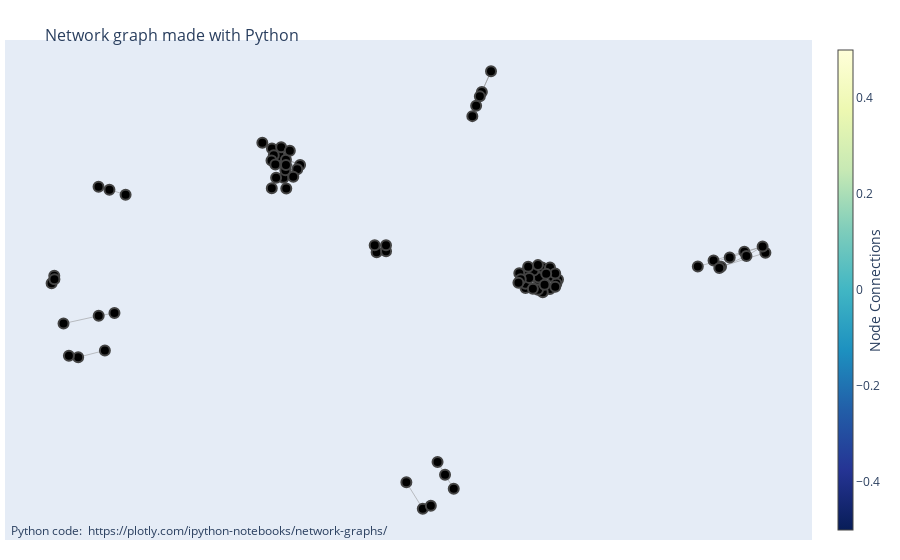

Source (notebook cell):
### Markdown cell above
## Доп. файл, чтобы не поломать проект

### Code cell
from PyARMViz import datasets
from PyARMViz import PyARMViz

rules = datasets.load_shopping_rules()
PyARMViz.adjacency_graph_plotly(rules)

### Figure 1 — Plotly figure (JSON) as saved in the notebook; plotly's stock layout.template omitted (floating-point values rounded to 4 significant figures; data arrays with more than 128 entries replaced by an {"elided": "..."} marker saying what was removed)
{"data": [{"hoverinfo": "none", "line": {"color": "#888", "width": 0.5}, "mode": "lines", "type": "scatter", "x": {"elided": "360 float values"}, "y": {"elided": "360 float values"}}, {"hoverinfo": "text", "marker": {"color": [], "colorbar": {"thickness": 15, "title": {"side": "right", "text": "Node Connections"}, "xanchor": "left"}, "colorscale": [[0, "rgb(255,255,217)"], [0.125, "rgb(237,248,177)"], [0.25, "rgb(199,233,180)"], [0.375, "rgb(127,205,187)"], [0.5, "rgb(65,182,196)"], [0.625, "rgb(29,145,192)"], [0.75, "rgb(34,94,168)"], [0.875, "rgb(37,52,148)"], [1, "rgb(8,29,88)"]], "line": {"width": 2}, "reversescale": true, "showscale": true, "size": 10}, "mode": "markers", "text": ["0", "ALARM CLOCK BAKELIKE GREEN", "ALARM CLOCK BAKELIKE RED ", "1", "ALARM CLOCK BAKELIKE PINK", "2", "BAKING SET SPACEBOY DESIGN", "BAKING SET 9 PIECE RETROSPOT ", "3", "DOLLY GIRL LUNCH BOX", "SPACEBOY LUNCH BOX ", "4", "GARDENERS KNEELING PAD CUP OF TEA ", "GARDENERS KNEELING PAD KEEP CALM ", "5", "PINK REGENCY TEACUP AND SAUCER", "GREEN REGENCY TEACUP AND SAUCER", "6", "7", "REGENCY CAKESTAND 3 TIER", "8", "ROSES REGENCY TEACUP AND SAUCER ", "9", "10", "JUMBO  BAG BAROQUE BLACK WHITE", "JUMBO BAG RED RETROSPOT", "11", "JUMBO BAG APPLES", "12", "JUMBO BAG PINK POLKADOT", "13", "JUMBO BAG STRAWBERRY", "14", "LUNCH BAG DOLLY GIRL DESIGN", "LUNCH BAG SPACEBOY DESIGN ", "15", "LUNCH BAG WOODLAND", "16", "17", "18", "RED HANGING HEART T-LIGHT HOLDER", "WHITE HANGING HEART T-LIGHT HOLDER", "19", "20", "SET OF TEA COFFEE SUGAR TINS PANTRY", "SET OF 3 CAKE TINS PANTRY DESIGN ", "21", "WOODEN FRAME ANTIQUE WHITE ", "WOODEN PICTURE FRAME WHITE FINISH", "22", "WOODEN STAR CHRISTMAS SCANDINAVIAN", "WOODEN HEART CHRISTMAS SCANDINAVIAN", "23", "24", "25", "26", "27", "28", "29", "30", "31", "32", "33", "34", "35", "LUNCH BAG PINK POLKADOT", "LUNCH BAG RED RETROSPOT", "LUNCH BAG  BLACK SKULL.", "36", "37", "38", "LUNCH BAG CARS BLUE", "39", "40", "41", "42", "43", "44", "45", "46", "47"], "type": "scatter", "x": [0.1611, 0.1375, 0.1838, 0.1561, 0.1469, -0.7873, -0.7482, -0.8743, 0.06997, 0.05144, 0.0915, 0.01486, -0.02575, 0.03481, 0.3295, 0.2985, 0.3053, 0.2691, 0.3119, 0.3015, 0.2708, 0.3019, 0.2692, 0.8629, 0.7531, 0.856, 0.7745, 0.6956, 0.8108, 0.7346, 0.816, 0.7488, -0.3298, -0.323, -0.3252, -0.3482, -0.3589, 0.2893, 0.2538, -0.838, -0.7719, -0.861, 0.3496, -0.9038, -0.8972, -0.8968, -0.7607, -0.7207, -0.7876, -0.09932, -0.07599, -0.1042, -0.07612, 0.3001, 0.3365, 0.3455, 0.3163, 0.2874, 0.3103, 0.2999, 0.2783, 0.3427, 0.2573, 0.3297, -0.3822, -0.3394, -0.3238, -0.3585, -0.3356, -0.3539, -0.2888, -0.3237, -0.3142, -0.3595, -0.2958, -0.3501, -0.3057, 0.2516, 0.3427, 0.2757, 0.3203], "y": [0.6414, 0.5461, 0.7228, 0.6238, 0.5873, -0.2402, -0.2294, -0.2708, -0.8661, -0.8156, -0.9215, -1, -0.8961, -0.9882, -0.1346, -0.09139, -0.09329, -0.1308, -0.1474, -0.09791, -0.06741, -0.08958, -0.1141, 0.007916, -0.04695, 0.03275, -0.01087, -0.04628, 0.01188, -0.022, -0.004447, -0.0523, 0.3038, 0.2607, 0.3327, 0.3031, 0.2623, -0.0618, -0.07235, -0.4034, -0.3767, -0.398, -0.09714, -0.1122, -0.08229, -0.09593, 0.2564, 0.2368, 0.2684, 0.009979, 0.01429, 0.03789, 0.03785, -0.1379, -0.08756, -0.1129, -0.1182, -0.134, -0.05016, -0.04063, -0.0909, -0.1254, -0.09667, -0.05041, 0.4409, 0.3895, 0.3743, 0.4187, 0.4234, 0.3925, 0.354, 0.3537, 0.4101, 0.3716, 0.3366, 0.356, 0.3075, -0.11, -0.07338, -0.04742, -0.07417]}], "layout": {"annotations": [{"showarrow": false, "text": "Python code: <a href='https://plotly.com/ipython-notebooks/network-graphs/'> https://plotly.com/ipython-notebooks/network-graphs/</a>", "x": 0.005, "xref": "paper", "y": -0.002, "yref": "paper"}], "hovermode": "closest", "margin": {"b": 20, "l": 5, "r": 5, "t": 40}, "showlegend": false, "title": {"font": {"size": 16}, "text": "<br>Network graph made with Python"}, "xaxis": {"showgrid": false, "showticklabels": false, "zeroline": false}, "yaxis": {"showgrid": false, "showticklabels": false, "zeroline": false}}}
